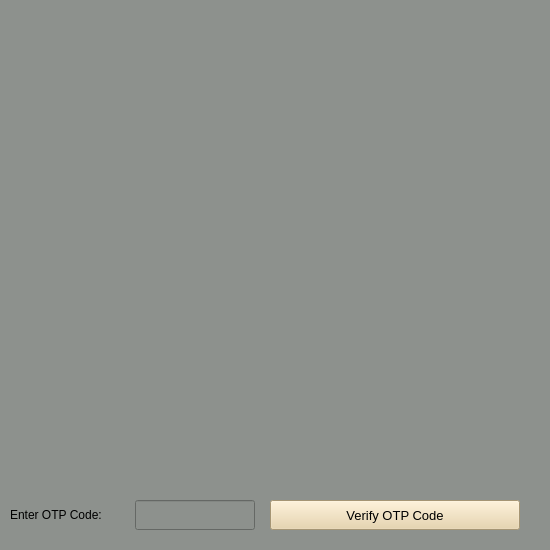
<?xml version="1.0" encoding="UTF-8"?>
<ui version="4.0">
 <class>qrpopup</class>
 <widget class="QWidget" name="qrpopup">
  <property name="geometry">
   <rect>
    <x>0</x>
    <y>0</y>
    <width>550</width>
    <height>550</height>
   </rect>
  </property>
  <property name="maximumSize">
   <size>
    <width>550</width>
    <height>550</height>
   </size>
  </property>
  <property name="windowTitle">
   <string>QR Code Generator</string>
  </property>
  <property name="styleSheet">
   <string notr="true">background-color: rgb(141, 145, 141);</string>
  </property>
  <widget class="QLabel" name="qrcode_label">
   <property name="geometry">
    <rect>
     <x>50</x>
     <y>10</y>
     <width>450</width>
     <height>450</height>
    </rect>
   </property>
   <property name="maximumSize">
    <size>
     <width>450</width>
     <height>450</height>
    </size>
   </property>
   <property name="text">
    <string/>
   </property>
   <property name="alignment">
    <set>Qt::AlignCenter</set>
   </property>
  </widget>
  <widget class="QLabel" name="otp_code_label">
   <property name="geometry">
    <rect>
     <x>10</x>
     <y>500</y>
     <width>115</width>
     <height>30</height>
    </rect>
   </property>
   <property name="font">
    <font>
     <family>Arial</family>
    </font>
   </property>
   <property name="text">
    <string>Enter OTP Code: </string>
   </property>
  </widget>
  <widget class="QLineEdit" name="otp_entry">
   <property name="geometry">
    <rect>
     <x>135</x>
     <y>500</y>
     <width>120</width>
     <height>30</height>
    </rect>
   </property>
   <property name="font">
    <font>
     <family>Arial</family>
    </font>
   </property>
  </widget>
  <widget class="QPushButton" name="verify_btn">
   <property name="geometry">
    <rect>
     <x>270</x>
     <y>500</y>
     <width>250</width>
     <height>30</height>
    </rect>
   </property>
   <property name="font">
    <font>
     <family>Arial</family>
     <pointsize>10</pointsize>
    </font>
   </property>
   <property name="styleSheet">
    <string notr="true">background-color: rgb(231, 208, 162);</string>
   </property>
   <property name="text">
    <string>Verify OTP Code</string>
   </property>
  </widget>
 </widget>
 <resources/>
 <connections/>
</ui>
